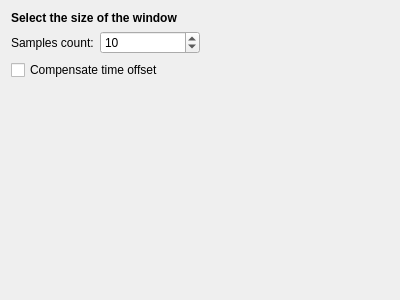
<?xml version="1.0" encoding="UTF-8"?>
<ui version="4.0">
 <class>MovingAverageResidual</class>
 <widget class="QWidget" name="MovingAverageResidual">
  <property name="geometry">
   <rect>
    <x>0</x>
    <y>0</y>
    <width>400</width>
    <height>300</height>
   </rect>
  </property>
  <property name="windowTitle">
   <string>Form</string>
  </property>
  <layout class="QVBoxLayout" name="verticalLayout">
   <item>
    <widget class="QLabel" name="label">
     <property name="font">
      <font>
       <weight>75</weight>
       <bold>true</bold>
      </font>
     </property>
     <property name="text">
      <string>Select the size of the window</string>
     </property>
    </widget>
   </item>
   <item>
    <layout class="QFormLayout" name="formLayout">
     <item row="0" column="1">
      <widget class="QSpinBox" name="spinBoxSamples">
       <property name="maximumSize">
        <size>
         <width>100</width>
         <height>16777215</height>
        </size>
       </property>
       <property name="minimum">
        <number>1</number>
       </property>
       <property name="maximum">
        <number>1000</number>
       </property>
       <property name="value">
        <number>10</number>
       </property>
      </widget>
     </item>
     <item row="0" column="0">
      <widget class="QLabel" name="label_2">
       <property name="text">
        <string>Samples count:</string>
       </property>
      </widget>
     </item>
    </layout>
   </item>
   <item>
    <widget class="QCheckBox" name="checkBoxTimeOffset">
     <property name="toolTip">
      <string>&lt;html&gt;&lt;head/&gt;&lt;body&gt;&lt;p&gt;The Moving Average filter mathematically introduce a &amp;quot;delay&amp;quot; in your signal.&lt;/p&gt;&lt;p&gt;Checking this, the signal will look &amp;quot;centered&amp;quot;, because you look at (N/2) samples into the past and (N/2) sample into the future.&lt;/p&gt;&lt;/body&gt;&lt;/html&gt;</string>
     </property>
     <property name="text">
      <string>Compensate time offset</string>
     </property>
    </widget>
   </item>
   <item>
    <spacer name="verticalSpacer">
     <property name="orientation">
      <enum>Qt::Vertical</enum>
     </property>
     <property name="sizeHint" stdset="0">
      <size>
       <width>20</width>
       <height>40</height>
      </size>
     </property>
    </spacer>
   </item>
  </layout>
 </widget>
 <resources/>
 <connections/>
</ui>
